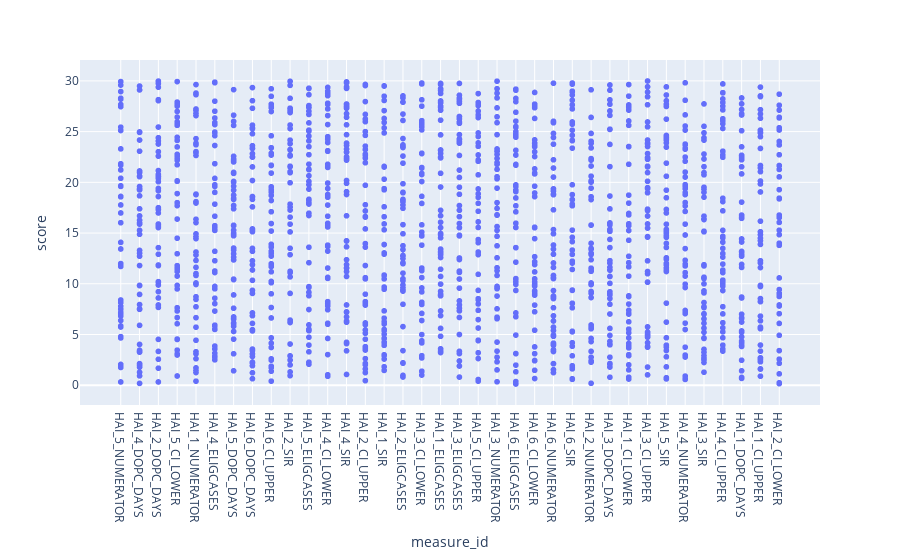

Source (notebook cell):
### Code cell
import plotly.express as px

fig = px.scatter(haih_df, x='measure_id', y='score')
fig.show()

### Figure 1 — Plotly figure (JSON) as saved in the notebook; plotly's stock layout.template omitted (floating-point values rounded to 4 significant figures; data arrays with more than 128 entries replaced by an {"elided": "..."} marker saying what was removed)
{"data": [{"hovertemplate": "measure_id=%{x}<br>score=%{y}<extra></extra>", "legendgroup": "", "marker": {"color": "#636efa", "symbol": "circle"}, "mode": "markers", "name": "", "showlegend": false, "type": "scattergl", "x": {"elided": "1620 str values"}, "xaxis": "x", "y": {"elided": "1620 float values"}, "yaxis": "y"}], "layout": {"legend": {"tracegroupgap": 0}, "margin": {"t": 60}, "xaxis": {"anchor": "y", "domain": [0, 1], "title": {"text": "measure_id"}}, "yaxis": {"anchor": "x", "domain": [0, 1], "title": {"text": "score"}}}}
